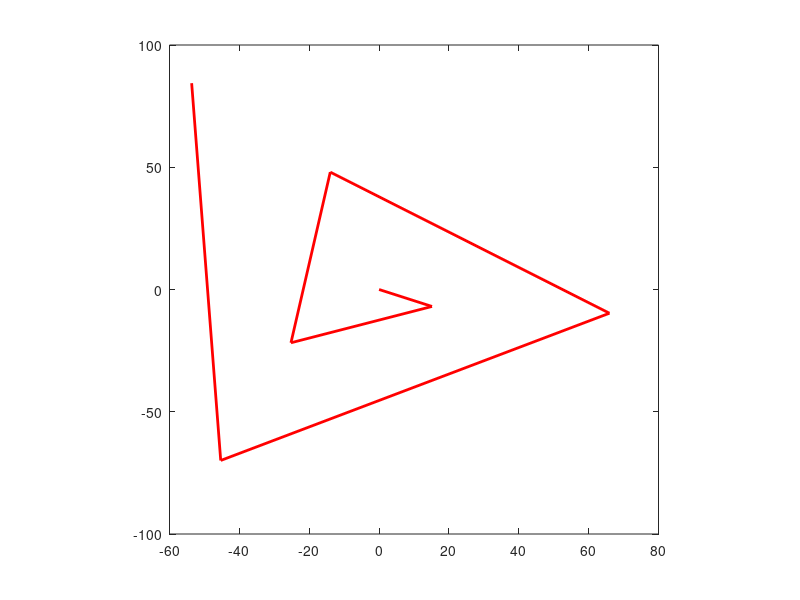

Write the MATLAB code that produced this figure.
turns=2; %The number of turns the spiral will have
x=[-1*pi*turns : 2 : pi*turns];
r=[0:1/(length(x)-1):1];

X=sin(x).*r*100;  Y=cos(x).*r*100;
plot(X,Y,'-r','LineWidth',2)
axis square